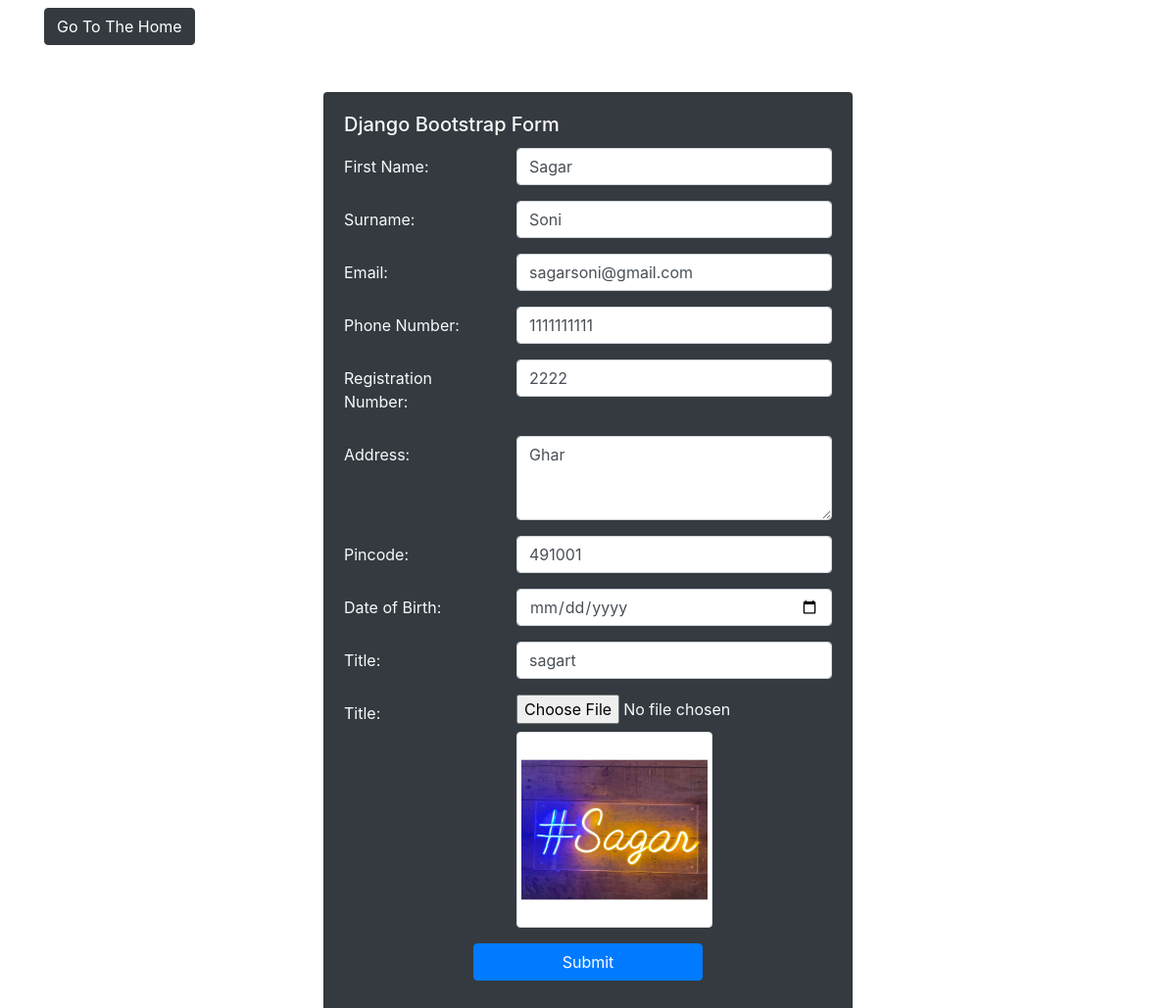
Page /update_form/34/ on the committed database.
### cirapp/models.py (models this page shows, shortened)
class UserProfile(models.Model):
    first_name = models.CharField(max_length=30)
    surname = models.CharField(max_length=30)
    email = models.EmailField(unique=True)
    phone = models.CharField(max_length=15, blank=True, null=True)
    registration_no = models.CharField(max_length=20, unique=True)
    address = models.TextField(blank=True, null=True)
    pincode = models.CharField(max_length=10, blank=True, null=True)
    date_of_birth = models.DateField(blank=True, null=True)
    title = models.CharField(max_length=100, blank=True, null=True)
    pimage = models.ImageField(upload_to='profile_pics/', blank=True)

### cirapp/views.py (the view, shortened to what this page needs)
# urls.py: path('update_form/<int:user_id>/', update_form, name='update'),
def update_form(request, user_id):
    try:
        user_profile = get_object_or_404(UserProfile, id=user_id)
    except UserProfile.MultipleObjectsReturned:
        return HttpResponseServerError("Multiple user profiles with the same ID. Contact the administrator.")
    context = {
        'user_profile': user_profile,
    }
    return render(request, 'update.html', context)

### cirapp/templates/update.html (shortened to what this page needs)
<!DOCTYPE html>
<html lang="en">
<head>
  <link rel="stylesheet" href="https://maxcdn.bootstrapcdn.com/bootstrap/4.5.2/css/bootstrap.min.css">
</head>
<body>
  <div class="container mt-2">
    <a href="{% url 'index' %}" class="btn btn-dark">Go To The Home</a>
  </div>
  <div class="container mt-5">
    <div class="row">
      <div class="col-md-6 offset-md-3">
        <div class="card bg-dark text-light">
          <div class="card-body">
            <h5 class="card-title">Django Bootstrap Form</h5>
            <form method="post" enctype="multipart/form-data">
              <div class="form-group row">
                <label for="firstName" class="col-sm-4 col-form-label">First Name:</label>
                <div class="col-sm-8">
                  <input type="text" class="form-control" id="first_name" name="first_name" value="{{ user_profile.first_name }}" required>
                </div>
              </div>
              <div class="form-group row">
                <label for="surname" class="col-sm-4 col-form-label">Surname:</label>
                <div class="col-sm-8">
                  <input type="text" class="form-control" id="surname" name="surname" value="{{ user_profile.surname }}" required>
                </div>
              </div>
              <div class="form-group row">
                <label for="email" class="col-sm-4 col-form-label">Email:</label>
                <div class="col-sm-8">
                  <input type="email" class="form-control" id="email" name="email" value="{{ user_profile.email }}" required>
                </div>
              </div>
              <div class="form-group row">
                <label for="phone" class="col-sm-4 col-form-label">Phone Number:</label>
                <div class="col-sm-8">
                  <input type="tel" class="form-control" id="phone" name="phone" value="{{ user_profile.phone }}" required>
                </div>
              </div>
              <div class="form-group row">
                <label for="registrationNo" class="col-sm-4 col-form-label">Registration Number:</label>
                <div class="col-sm-8">
                  <input type="text" class="form-control" id="registration_no" name="registration_no" value="{{ user_profile.registration_no }}" required>
                </div>
              </div>
              <div class="form-group row">
                <label for="address" class="col-sm-4 col-form-label">Address:</label>
                <div class="col-sm-8">
                  <textarea class="form-control" id="address" name="address" rows="3" required>{{ user_profile.address }}</textarea>
                </div>
              </div>
              <div class="form-group row">
                <label for="pincode" class="col-sm-4 col-form-label">Pincode:</label>
                <div class="col-sm-8">
                  <input type="text" class="form-control" id="pincode" name="pincode" value="{{ user_profile.pincode }}" required>
                </div>
              </div>
              <div class="form-group row">
                <label for="dob" class="col-sm-4 col-form-label">Date of Birth:</label>
                <div class="col-sm-8">
                  <input type="date" class="form-control" id="date_of_birth" name="date_of_birth" value="{{ user_profile.date_of_birth }}" required>
                </div>
              </div>
              <div class="form-group row">
                <label for="title" class="col-sm-4 col-form-label">Title:</label>
                <div class="col-sm-8">
                  <input type="text" class="form-control" id="title" name="title" value="{{ user_profile.title }}" required>
                </div>
              </div>
              <div class="form-group row">
                <label for="image" class="col-sm-4 col-form-label">Title:</label>
  <div class="col-sm-8">
    <input type="file" name="pimage" accept="image/jpeg, image/jpg, image/png" required>
                  {% if user_profile.pimage %}
                    <img src="{{ user_profile.pimage.url }}" alt="Profile Image" class="img-thumbnail mt-2" style="max-width: 200px;">
                  {% endif %}
                </div>
              </div>
              <div class="form-group row">
                <div class="col-sm-6 offset-sm-3">
                  <button type="submit" class="btn btn-primary btn-block">Submit</button>
                </div>
              </div>
            </form>
          </div>
        </div>
      </div>
    </div>
  </div>
</body>
</html>

### rows in the picture
UserProfile: first_name "Sagar", surname "Soni", email "sagarsoni@gmail.com", phone "1111111111", registration_no "2222", address "Ghar", pincode "491001", title "sagart", pimage (picture)
